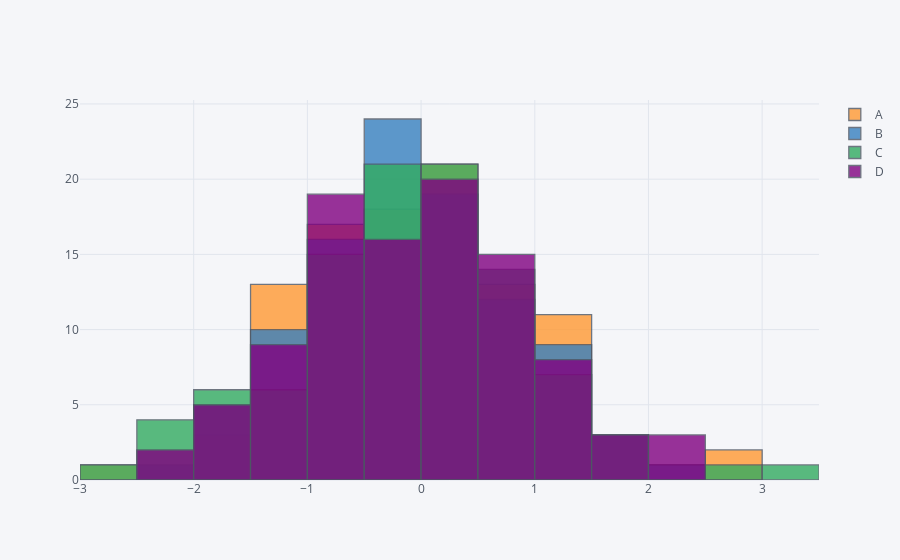

The notebook cell saved with this chart:
### Code cell
# for histograms, if a column isn't specified, you get a comparison of each column in the dataset
df.iplot(kind='hist')
